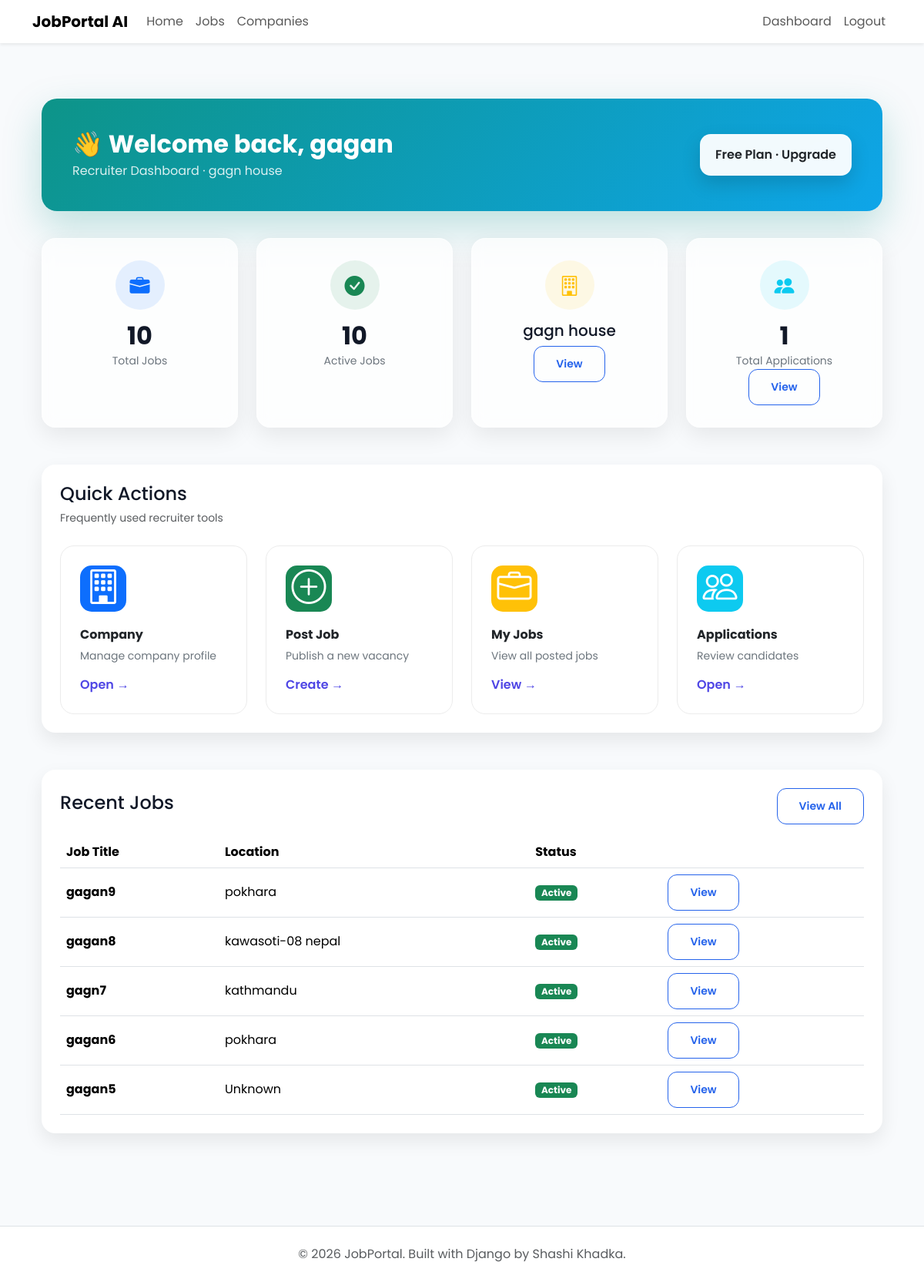
/dashboard/ (signed in), run on an earlier commit of the app's database.
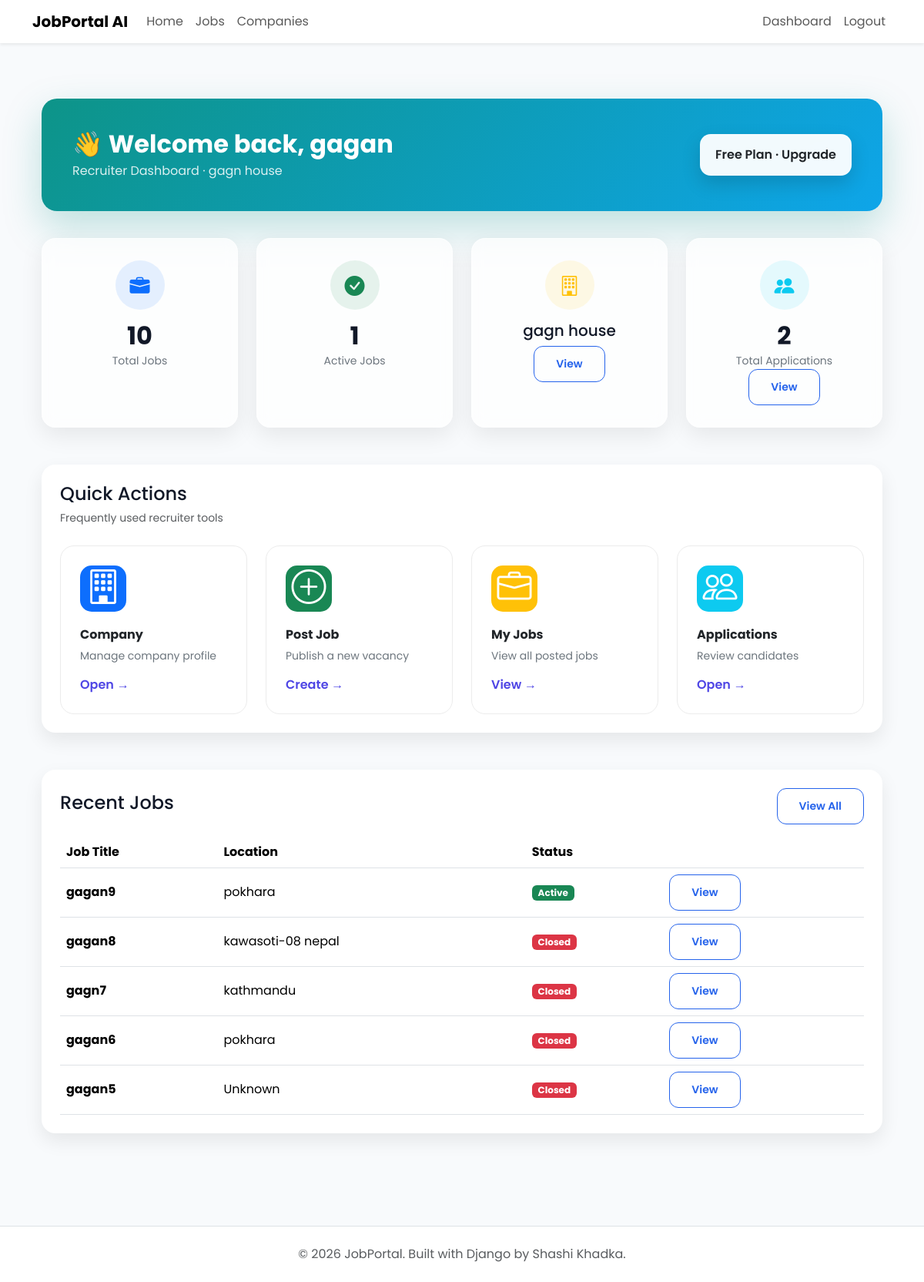
And on a later commit of the database.
### accounts/models.py (models this page shows, shortened)
class User(AbstractUser):
    class Role(models.TextChoices):
        ADMIN = "ADMIN", "Admin"
        RECRUITER = "RECRUITER", "Recruiter"
        APPLICANT = "APPLICANT", "Applicant"
    role = models.CharField(max_length=20,choices=Role.choices,default=Role.APPLICANT)
    phone_number = models.CharField(max_length=15,blank=True,null=True)
    profile_picture = models.ImageField(upload_to="profile_photos/",blank=True,null=True)
    created_at = models.DateTimeField(auto_now_add=True)

### companies/models.py (models this page shows, shortened)
class Company(models.Model):
    owner = models.OneToOneField(settings.AUTH_USER_MODEL,on_delete=models.CASCADE,related_name="company")
    company_name = models.CharField(max_length=200)
    slug = models.SlugField(unique=True, blank=True)
    logo = models.ImageField( upload_to="company_logos/", blank=True, null=True)
    description = models.TextField()
    website = models.URLField(blank=True)
    email = models.EmailField()
    phone = models.CharField(max_length=20)
    address = models.TextField()
    location = models.CharField(max_length=255)
    city = models.CharField(max_length=100)
    country = models.CharField(max_length=100)
    established_date = models.DateField()
    employee_count = models.PositiveIntegerField()
    created_at = models.DateTimeField(auto_now_add=True)
    updated_at = models.DateTimeField(auto_now=True)

### jobs/models.py (models this page shows, shortened)
class Job(models.Model):
    class EmploymentType(models.TextChoices):
        FULL_TIME = "Full Time"
        PART_TIME = "Part Time"
        INTERNSHIP = "Internship"
        CONTRACT = "Contract"
    class ExperienceLevel(models.TextChoices):
        ENTRY =  "Entry Level"
        MID =  "Mid Level"
        SENIOR = "Senior Level"
    company = models.ForeignKey(Company,on_delete=models.CASCADE,related_name="jobs")
    title = models.CharField(max_length=200)
    slug = models.SlugField(unique=True,blank=True)
    description = models.TextField()
    location = models.CharField(max_length=150)
    employment_type = models.CharField(max_length=20,choices=EmploymentType.choices)
    experience_level = models.CharField( max_length=20, choices=ExperienceLevel.choices )
    salary_min = models.PositiveIntegerField()
    salary_max = models.PositiveIntegerField()
    vacancies = models.PositiveIntegerField(default=1)
    deadline = models.DateField()
    is_active = models.BooleanField(default=True)
    created_at = models.DateTimeField(auto_now_add=True)
    updated_at = models.DateTimeField(auto_now=True)

### accounts/views.py (the view)
# urls.py: path("dashboard/", views.dashboard, name="dashboard"),
@login_required
def dashboard(request):
    company = Company.objects.filter(owner=request.user).first()
    if company and not hasattr(company, "subscription"):
        messages.warning(request, "Please choose a plan to continue.")
        return redirect("choose-plan")
    subscription = getattr(company, "subscription", None) if company else None
    days_remaining = None
    if subscription and subscription.plan.name != "Lifetime" and subscription.end_date:
        days_remaining = (subscription.end_date - timezone.now().date()).days
    jobs = Job.objects.none()
    total_jobs = 0
    active_jobs = 0
    recent_jobs = []
    total_applications = 0
    pending_applications = 0
    reviewing_applications = 0
    shortlisted_applications = 0
    hired_candidates = 0
    if company:
        jobs = Job.objects.filter(company=company)
        total_jobs = jobs.count()
        active_jobs = jobs.filter(is_active=True).count()
        recent_jobs = jobs.order_by("-created_at")[:5]
        applications = Application.objects.filter(job__company=company)
        total_applications = applications.count()
        pending_applications = applications.filter(status=Applicationstatus.PENDING).count()
        reviewing_applications = applications.filter(status=Applicationstatus.REVIEWING).count()
        shortlisted_applications = applications.filter(status=Applicationstatus.SHORTLISTED).count()
        hired_candidates = applications.filter(status=Applicationstatus.HIRED).count()
    context = {
        "company": company,
        "total_jobs": total_jobs,
        "active_jobs": active_jobs,
        "recent_jobs": recent_jobs,
        "total_applications": total_applications,
        "pending_applications": pending_applications,
        "reviewing_applications": reviewing_applications,
        "shortlisted_applications": shortlisted_applications,
        "hired_candidates": hired_candidates,
        "subscription": subscription,
        "days_remaining": days_remaining,
    }
    return render(request, "accounts/dashboard.html", context)

### templates/accounts/dashboard.html (shortened to what this page needs)
{% extends "base.html" %}
{% block content %}
<div class="container py-4">
    <div class="recruiter-hero d-flex justify-content-between align-items-center flex-wrap gap-3">
        <div>
            <h2 class="fw-bold mb-1">
                👋 Welcome back, {{ request.user.first_name }}
            </h2>
            <p class="mb-0">
                Recruiter Dashboard
                {% if company %} &middot; {{ company.company_name }}{% endif %}
            </p>
        </div>
        {% if subscription %}
            {% if subscription.plan.name == "Lifetime" %}
                <div class="glass-badge">
                    <i class="bi bi-infinity text-primary"></i>
                    <span class="fw-semibold">Lifetime Plan</span>
                </div>
            {% elif subscription.plan.name == "Free" %}
                <a href="{% url 'choose-plan' %}" class="glass-badge text-decoration-none">
                    <span class="fw-semibold text-dark">Free Plan &middot; Upgrade</span>
                </a>
            {% endif %}
        {% endif %}
    </div>
    <div class="row g-4">
        <div class="col-lg-3 col-md-6">
            <div class="glass-stat-card">
                <div class="stat-icon-wrap bg-primary bg-opacity-10">
                    <i class="bi bi-briefcase-fill stat-icon text-primary"></i>
                </div>
                <h2>{{ total_jobs }}</h2>
                <p>Total Jobs</p>
            </div>
        </div>
        <div class="col-lg-3 col-md-6">
            <div class="glass-stat-card">
                <div class="stat-icon-wrap bg-success bg-opacity-10">
                    <i class="bi bi-check-circle-fill stat-icon text-success"></i>
                </div>
                <h2>{{ active_jobs }}</h2>
                <p>Active Jobs</p>
            </div>
        </div>
        <div class="col-lg-3 col-md-6">
            <div class="glass-stat-card">
                <div class="stat-icon-wrap bg-warning bg-opacity-10">
                    <i class="bi bi-building stat-icon text-warning"></i>
                </div>
                <h5 class="mb-2">
                    {% if company %}
                        {{ company.company_name }}
                    {% else %}
                        No Company
                    {% endif %}
                </h5>
                {% if company %}
                    <a href="{% url 'company-detail' company.slug %}" class="btn btn-sm btn-outline-primary">
                        View
                    </a>
                {% else %}
                    <a href="{% url 'create-company' %}" class="btn btn-sm btn-primary-custom">
                        Create
                    </a>
                {% endif %}
            </div>
        </div>
        <div class="col-lg-3 col-md-6">
            <div class="glass-stat-card">
                <div class="stat-icon-wrap bg-info bg-opacity-10">
                    <i class="bi bi-people-fill stat-icon text-info"></i>
                </div>
                <h2>{{ total_applications }}</h2>
                <p>Total Applications</p>
                <a href="{% url 'application-list' %}" class="btn btn-sm btn-outline-primary">
                    View
                </a>
            </div>
        </div>
    </div>
    <div class="custom-card mt-5">
    <div class="d-flex justify-content-between align-items-center mb-4">
        <div>
            <h4 class="mb-1">Quick Actions</h4>
            <small class="text-muted">
                Frequently used recruiter tools
            </small>
        </div>
    </div>
    <div class="row g-4">
        <div class="col-md-3">
            <a href="{% url 'create-company' %}" class="action-card">
                <div class="action-icon bg-primary">
                    <i class="bi bi-building"></i>
                </div>
                <h6>Company</h6>
                <p>
                    Manage company profile
                </p>
                <span>
                    Open →
                </span>
            </a>
        </div>
        <div class="col-md-3">
            <a href="{% url 'create-job' %}" class="action-card">
                <div class="action-icon bg-success">
                    <i class="bi bi-plus-circle"></i>
                </div>
                <h6>Post Job</h6>
                <p>
                    Publish a new vacancy
                </p>
                <span>
                    Create →
                </span>
            </a>
        </div>
        <div class="col-md-3">
            <a href="{% url 'my-jobs' %}" class="action-card">
                <div class="action-icon bg-warning">
                    <i class="bi bi-briefcase"></i>
                </div>
                <h6>My Jobs</h6>
                <p>
                    View all posted jobs
                </p>
                <span>
                    View →
                </span>
            </a>
        </div>
        <div class="col-md-3">
            <a href="{% url 'application-list' %}" class="action-card">
                <div class="action-icon bg-info">
                    <i class="bi bi-people"></i>
                </div>
                <h6>Applications</h6>
                <p>
                    Review candidates
                </p>
                <span>
                    Open →
                </span>
            </a>
        </div>
    </div>
</div>
    <div class="custom-card mt-5">
        <div class="d-flex justify-content-between align-items-center mb-3">
            <h4>
                Recent Jobs
            </h4>
            <a href="{% url 'my-jobs' %}" class="btn btn-outline-primary btn-sm">
                View All
            </a>
        </div>
        {% if recent_jobs %}
        <table class="table table-hover align-middle">
            <thead>
                <tr>
                    <th>Job Title</th>
                    <th>Location</th>
                    <th>Status</th>
                    <th></th>
                </tr>
            </thead>
            <tbody>
            {% for job in recent_jobs %}
                <tr>
                    <td>
                        <strong>{{ job.title }}</strong>
                    </td>
                    <td>{{ job.location }}</td>
                    <td>
                        {% if job.is_active %}
                            <span class="badge bg-success">
                                Active
                            </span>
                        {% else %}
                            <span class="badge bg-danger">
                                Closed
                            </span>
                        {% endif %}
                    </td>
                    <td>
                        <a href="{% url 'job-detail' job.pk %}" class="btn btn-sm btn-outline-primary">
                            View
                        </a>
                    </td>
                </tr>
            {% endfor %}
            </tbody>
        </table>
        {% endif %}
    </div>
</div>
{% endblock %}

### templates/base.html (shortened to what this page needs)
{% load static %}
<!DOCTYPE html>
<html lang="en">
<head>
    <link href="https://cdn.jsdelivr.net/npm/bootstrap@5.3.7/dist/css/bootstrap.min.css" rel="stylesheet">
    <link rel="stylesheet"
          href="https://cdn.jsdelivr.net/npm/bootstrap-icons@1.13.1/font/bootstrap-icons.min.css">
   <link rel="stylesheet" href="{% static 'css/variables.css' %}">
    <link rel="stylesheet" href="{% static 'css/main.css' %}">
    <link rel="stylesheet" href="{% static 'css/components.css' %}">
    <link rel="stylesheet" href="{% static 'css/forms.css' %}">
    <link rel="stylesheet" href="{% static 'css/style.css' %}">
    <link rel="stylesheet" href="{% static 'css/dashboard.css' %}">
    <link rel="stylesheet" href="{% static 'css/responsive.css' %}">
    <link rel="stylesheet" href="{% static 'css/auth.css' %}">
</head>
<body>
    {% include 'includes/navbar.html' %}
    <main class="py-5">
        <div class="container-lg">
            {% block content %}
            {% endblock %}
        </div>
    </main>
    {% include 'includes/footer.html' %}
</body>
</html>

### templates/includes/navbar.html (shortened to what this page needs)
<nav class="navbar navbar-expand-lg navbar-light bg-white shadow-sm">
<div class="container">
<a class="navbar-brand fw-bold"
   href="{% url 'home' %}">
JobPortal AI
</a>
<div class="collapse navbar-collapse"
id="navbar">
<ul class="navbar-nav me-auto">
<li class="nav-item">
<a class="nav-link"
href="{% url 'home' %}">
Home
</a>
</li>
<li class="nav-item">
<a class="nav-link"
href="{% url 'job-list' %}">
Jobs
</a>
</li>
<li class="nav-item">
<a class="nav-link"
href="{% url 'company-list' %}">
Companies
</a>
</li>
</ul>
<ul class="navbar-nav">
{% if request.user.is_authenticated %}
<li class="nav-item">
{% if request.user.is_staff or request.user.is_superuser %}
<a class="nav-link" href="{% url 'admin-dashboard' %}">Dashboard</a>
{% elif request.user.role == "RECRUITER" %}
<a class="nav-link" href="{% url 'dashboard' %}">Dashboard</a>
{% elif request.user.role == "APPLICANT" %}
<a class="nav-link" href="{% url 'applicant-dashboard' %}">Dashboard</a>
{% endif %}
</li>
<li class="nav-item">
<a class="nav-link"href="{% url 'logout' %}">Logout</a>
</li>
{% endif %}
</ul>
</div>
</div>
</nav>

### templates/includes/footer.html
<footer class="py-4 mt-5 bg-white border-top">
    <div class="container-lg text-center">
        <p class="text-muted mb-0">
            © 2026 JobPortal.
            Built with Django by Shashi Khadka.
        </p>
    </div>
</footer>

What changed in the data, as far as the page shows it:
changed Job "gagan8": is_active "Active" → "Closed"
changed Job "gagn7": is_active "Active" → "Closed"
changed Job "gagan6": is_active "Active" → "Closed"
changed Job "gagan5": is_active "Active" → "Closed"
Also different on the page:
{{ active_jobs }}: "10" → "1"
{{ total_applications }}: "1" → "2"
